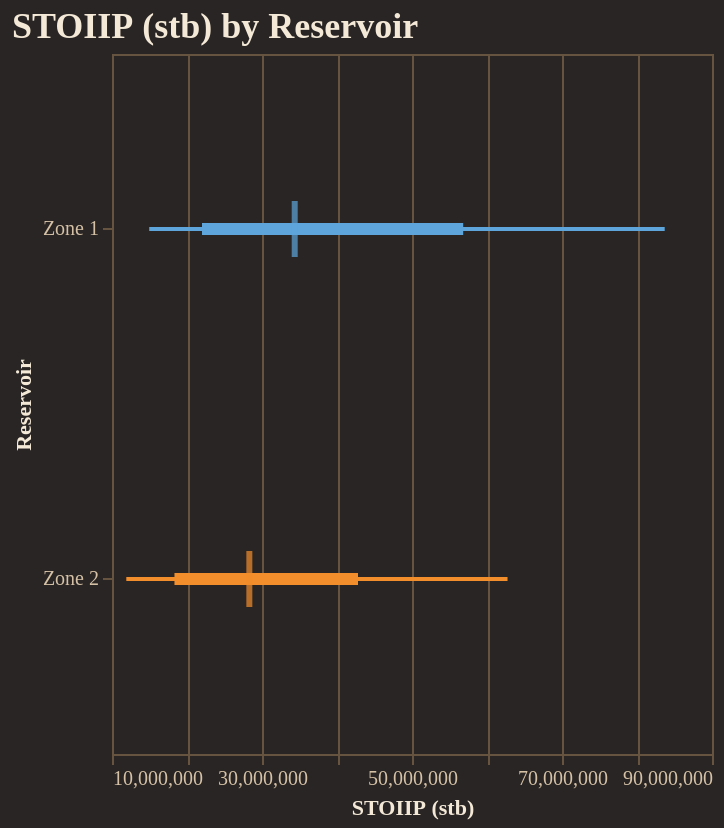

The notebook cell saved with this chart:
### Code cell
fig = reporter.plotter.forest_plot(
    "STOIIP (stb)", 
    backend=PLOTTING_BACKEND
)
fig.show()

### Figure 1 — Vega-Lite specification as saved in the notebook (floating-point values rounded to 4 significant figures)
{"config": {"background": "#292524", "view": {"fill": "#292524", "stroke": "#665340"}, "title": {"color": "#f4e9d7", "font": "Merriweather", "fontSize": 18, "fontWeight": 600, "subtitleColor": "#d5c2a6", "anchor": "start"}, "axis": {"domainColor": "#665340", "gridColor": "#665340", "tickColor": "#665340", "labelColor": "#d5c2a6", "titleColor": "#f4e9d7", "labelFont": "Merriweather", "titleFont": "Merriweather"}, "legend": {"titleColor": "#f4e9d7", "labelColor": "#d5c2a6", "labelFont": "Merriweather", "titleFont": "Merriweather", "orient": "top-right", "symbolType": "circle"}, "header": {"labelColor": "#d5c2a6", "titleColor": "#f4e9d7", "labelFont": "Merriweather", "titleFont": "Merriweather"}, "mark": {"color": "#c78d3b"}, "line": {"color": "#c78d3b"}, "bar": {"color": "#c78d3b"}, "point": {"color": "#ddb06d"}, "area": {"color": "#c78d3b", "opacity": 0.35}, "text": {"color": "#f4e9d7", "font": "Merriweather"}, "range": {"category": ["#5DA5DA", "#F28E2B", "#59C36A", "#E15759", "#B07AA1", "#4ECDC4", "#FF9DA7", "#EDC948"]}}, "layer": [{"mark": {"type": "rule", "strokeWidth": 2}, "encoding": {"color": {"field": "group", "legend": null, "type": "nominal"}, "x": {"field": "p10", "scale": {"zero": false}, "title": "STOIIP (stb)", "type": "quantitative"}, "x2": {"field": "p90"}, "y": {"field": "group", "sort": ["Zone 1", "Zone 2"], "title": "Reservoir", "type": "nominal"}}}, {"mark": {"type": "rule", "strokeWidth": 6}, "encoding": {"color": {"field": "group", "legend": null, "type": "nominal"}, "x": {"field": "p25", "scale": {"zero": false}, "title": "STOIIP (stb)", "type": "quantitative"}, "x2": {"field": "p75"}, "y": {"field": "group", "sort": ["Zone 1", "Zone 2"], "title": "Reservoir", "type": "nominal"}}}, {"mark": {"type": "tick", "color": "black", "size": 28, "thickness": 3}, "encoding": {"color": {"field": "group", "legend": null, "type": "nominal"}, "tooltip": [{"field": "group", "title": "Group", "type": "nominal"}, {"field": "p10", "title": "P10", "type": "quantitative"}, {"field": "p25", "title": "P25", "type": "quantitative"}, {"field": "median", "title": "Median", "type": "quantitative"}, {"field": "p75", "title": "P75", "type": "quantitative"}, {"field": "p90", "title": "P90", "type": "quantitative"}], "x": {"field": "median", "scale": {"zero": false}, "title": "STOIIP (stb)", "type": "quantitative"}, "y": {"field": "group", "sort": ["Zone 1", "Zone 2"], "title": "Reservoir", "type": "nominal"}}}], "data": {"name": "data-3dc06e4ac8c496e96e00ef61cb16930b"}, "height": 350, "title": "STOIIP (stb) by Reservoir", "width": "container", "$schema": "https://vega.github.io/schema/vega-lite/v5.20.1.json", "datasets": {"data-3dc06e4ac8c496e96e00ef61cb16930b": [{"group": "Zone 1", "p10": 14960000.0, "p25": 22000000.0, "median": 34360000.0, "p75": 56830000.0, "p90": 83690000.0}, {"group": "Zone 2", "p10": 11910000.0, "p25": 18330000.0, "median": 28310000.0, "p75": 42800000.0, "p90": 62740000.0}]}}
